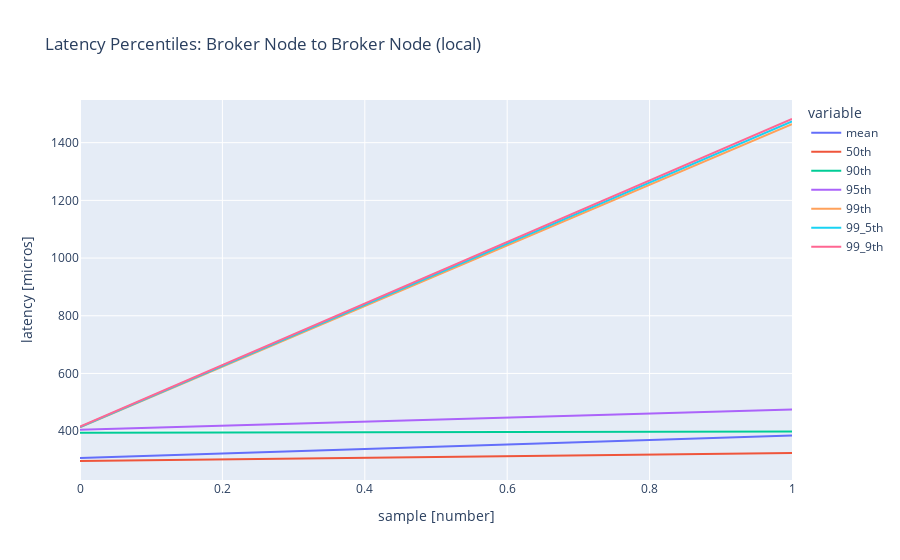

The notebook cell this image was saved under:
### Markdown cell above
## Latency Stats: Broker Node to Broker Node (local)

### Code cell
if run.run_meta.getRuncSpecMonitorLatencyBrokerNodeIsIncluded():
    import plotly.express as px
    df_lat_broker_node = run_analytics.export_broker_node_series_latencies_metrics_as_dataframe()
    fig_line = px.line(df_lat_broker_node,
                    title="Latency Percentiles: Broker Node to Broker Node (local)",
                    labels={"value":"latency [micros]", "index":"sample [number]"})
    fig_line.show()
else: 
    print("Broker Node to Broker Node: not included")

### Figure 1 — Plotly figure (JSON) as saved in the notebook; plotly's stock layout.template omitted (floating-point values rounded to 4 significant figures)
{"data": [{"hovertemplate": "variable=mean<br>sample [number]=%{x}<br>latency [micros]=%{y}<extra></extra>", "legendgroup": "mean", "line": {"color": "#636efa", "dash": "solid"}, "mode": "lines", "name": "mean", "orientation": "v", "showlegend": true, "type": "scatter", "x": [0, 1], "xaxis": "x", "y": [306.6, 384.6], "yaxis": "y"}, {"hovertemplate": "variable=50th<br>sample [number]=%{x}<br>latency [micros]=%{y}<extra></extra>", "legendgroup": "50th", "line": {"color": "#EF553B", "dash": "solid"}, "mode": "lines", "name": "50th", "orientation": "v", "showlegend": true, "type": "scatter", "x": [0, 1], "xaxis": "x", "y": [296.5, 324.5], "yaxis": "y"}, {"hovertemplate": "variable=90th<br>sample [number]=%{x}<br>latency [micros]=%{y}<extra></extra>", "legendgroup": "90th", "line": {"color": "#00cc96", "dash": "solid"}, "mode": "lines", "name": "90th", "orientation": "v", "showlegend": true, "type": "scatter", "x": [0, 1], "xaxis": "x", "y": [394.2, 398.6], "yaxis": "y"}, {"hovertemplate": "variable=95th<br>sample [number]=%{x}<br>latency [micros]=%{y}<extra></extra>", "legendgroup": "95th", "line": {"color": "#ab63fa", "dash": "solid"}, "mode": "lines", "name": "95th", "orientation": "v", "showlegend": true, "type": "scatter", "x": [0, 1], "xaxis": "x", "y": [405.1, 475.4], "yaxis": "y"}, {"hovertemplate": "variable=99th<br>sample [number]=%{x}<br>latency [micros]=%{y}<extra></extra>", "legendgroup": "99th", "line": {"color": "#FFA15A", "dash": "solid"}, "mode": "lines", "name": "99th", "orientation": "v", "showlegend": true, "type": "scatter", "x": [0, 1], "xaxis": "x", "y": [412.9, 1464.0], "yaxis": "y"}, {"hovertemplate": "variable=99_5th<br>sample [number]=%{x}<br>latency [micros]=%{y}<extra></extra>", "legendgroup": "99_5th", "line": {"color": "#19d3f3", "dash": "solid"}, "mode": "lines", "name": "99_5th", "orientation": "v", "showlegend": true, "type": "scatter", "x": [0, 1], "xaxis": "x", "y": [414.4, 1474.0], "yaxis": "y"}, {"hovertemplate": "variable=99_9th<br>sample [number]=%{x}<br>latency [micros]=%{y}<extra></extra>", "legendgroup": "99_9th", "line": {"color": "#FF6692", "dash": "solid"}, "mode": "lines", "name": "99_9th", "orientation": "v", "showlegend": true, "type": "scatter", "x": [0, 1], "xaxis": "x", "y": [415.7, 1482.0], "yaxis": "y"}], "layout": {"legend": {"title": {"text": "variable"}, "tracegroupgap": 0}, "title": {"text": "Latency Percentiles: Broker Node to Broker Node (local)"}, "xaxis": {"anchor": "y", "domain": [0, 1], "title": {"text": "sample [number]"}}, "yaxis": {"anchor": "x", "domain": [0, 1], "title": {"text": "latency [micros]"}}}}
